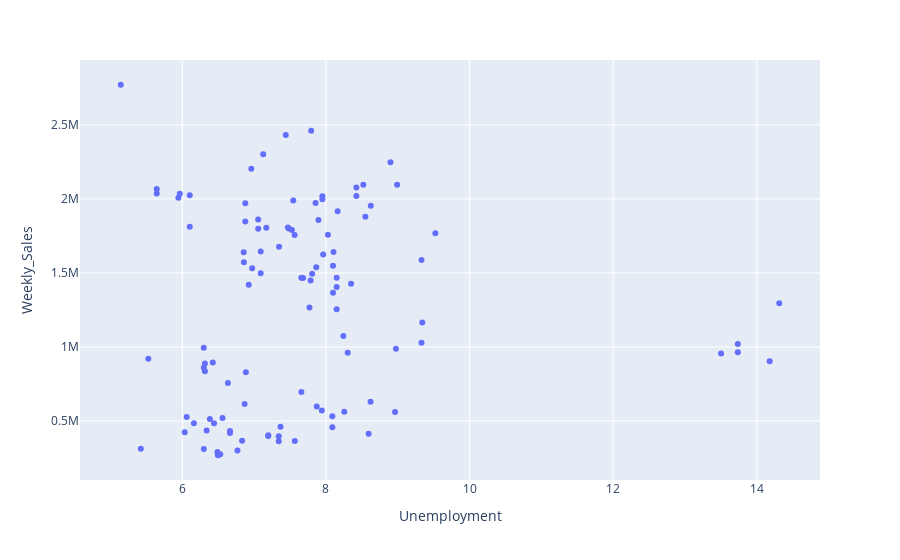

The notebook cell this image was saved under:
### Code cell
px.scatter(data_frame=df_clean, x='Unemployment', y='Weekly_Sales')
